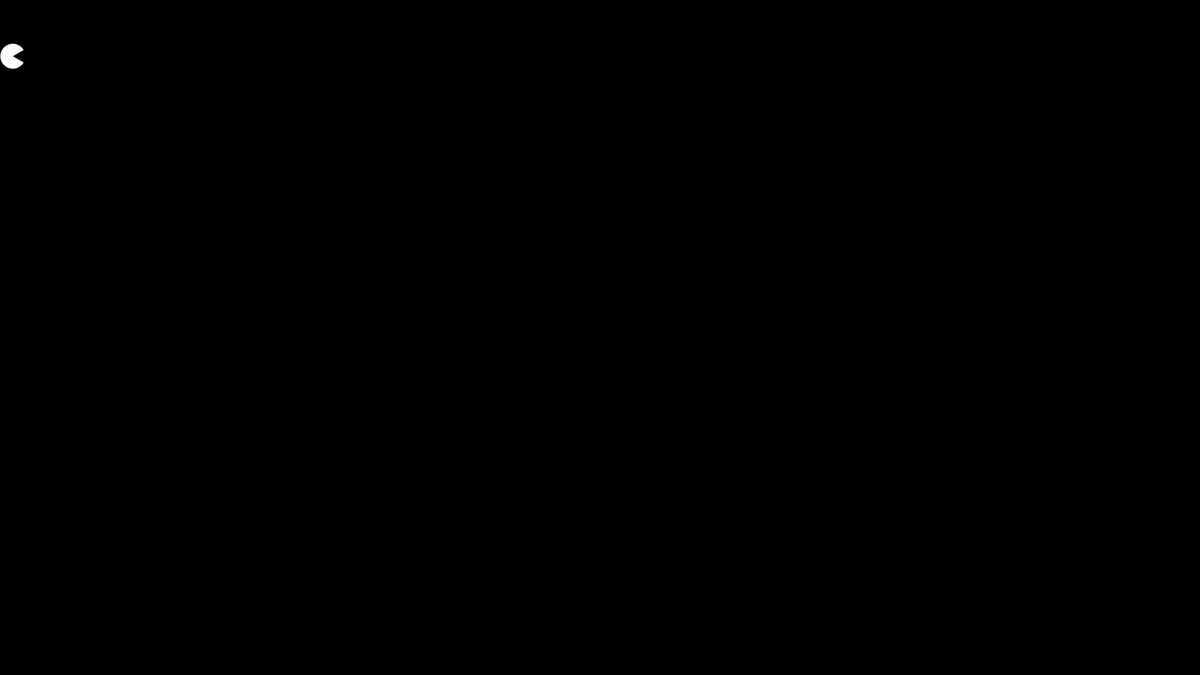
Frame 1 (no input)
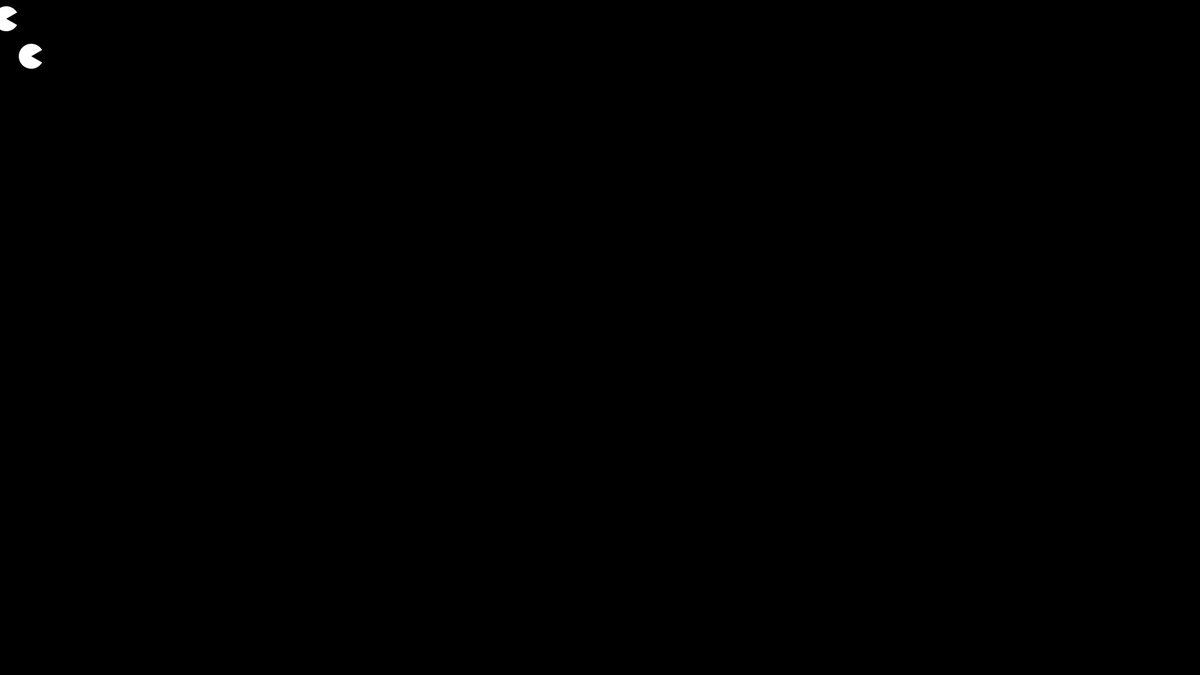
Frame 60 (the mouse pressed at the canvas centre just before this capture)
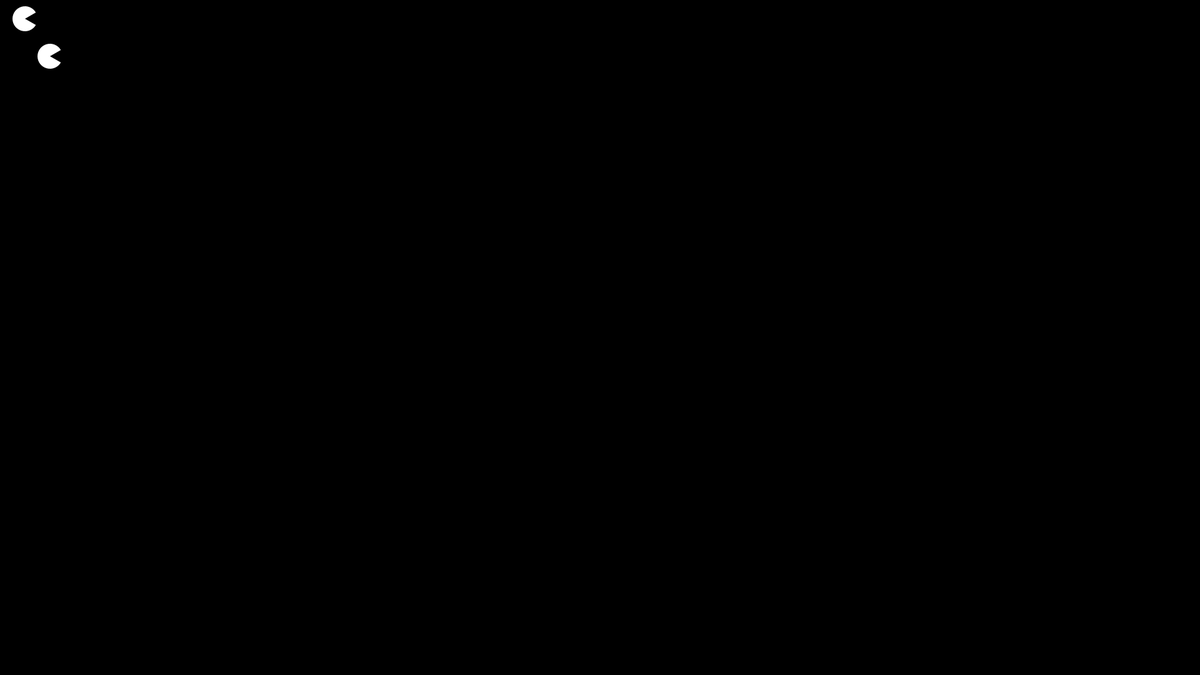
Frame 120 (the mouse held since frame 60 and released just before this capture)

The Processing sketch that drew these frames (run headless with seeded random() and noise(); from frame 60 on, the mouse is pressed at the canvas centre):

// Processing sketch: sketch_10_1
// ── sketch_10_1.pde
// Example 10-1: Many Variables

/*
To see what we mean, refer to Example 7-3. This code works fine if we’re
moving around only one shape, but what if we want to have two? We need
to make a new x variable and update it within draw():
*/


float x1 = -20;
float x2 = 20;


void setup(){
  size(1920,1080);
  smooth();
  noStroke(); 
}


void draw(){
  background(0);
  x1 += 0.5;
  x2 += 0.5;
  arc(x1, 30, 40, 40, 0.52, 5.76);
  arc(x2, 90, 40, 40, 0.52, 5.76);  
}
